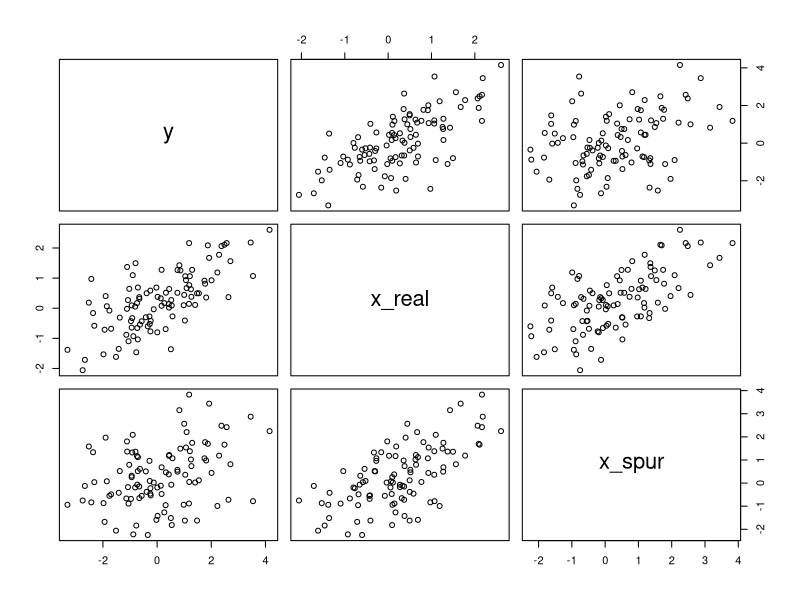

Here is the R script that generated this plot: (Note: this script raises an error after producing the figure.)
#
#
# Simulating spurious associations
#
#

N <- 100                               # number of cases
x_real <- rnorm( N )                   # x_real as Gaussian with mean 0 and stddev 1
x_spur <- rnorm( N , x_real )          # x_spur as Gaussian with mean=x_real
y <- rnorm( N , x_real )               # y as Gaussian with mean=x_real
d <- data.frame(y,x_real,x_spur)       # bind all together in data frame

pairs(d)

f1 <- alist( y ~ dnorm( mu, sigma ),
             mu <- a + br * x_real,
             a ~ dnorm( 0, 0.1 ),
             br ~ dnorm( 0, 0.5 ),
             sigma ~ dexp( 1 )
)
m1 <- quap( f1, data=d )

f2 <- alist( y ~ dnorm( mu, sigma ),
             mu <- a + bs * x_spur,
             a ~ dnorm( 0, 0.1 ),
             bs ~ dnorm( 0, 0.5 ),
             sigma ~ dexp( 1 )
)
m2 <- quap( f2, data=d )

f3 <- alist( y ~ dnorm( mu, sigma ),
             mu <- a + br * x_real + bs* x_spur,
             a ~ dnorm( 0, 0.1 ),
             br ~ dnorm( 0, 0.5 ),
             bs ~ dnorm( 0, 0.5 ),
             sigma ~ dexp( 1 )
)
m3 <- quap( f3, data=d )

plot( coeftab( m1, m2, m3 ), par=c("br", "bs") )
